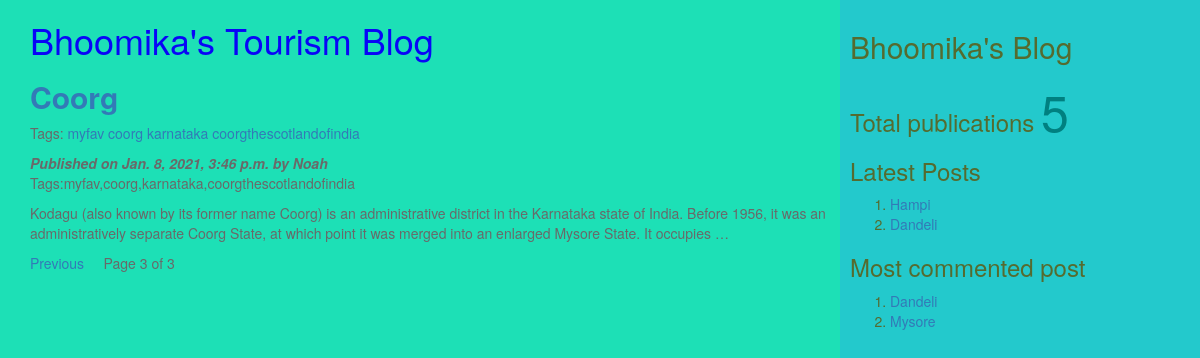
/?page=3, run on the app's committed database.
### myApp/models.py (models this page shows, shortened)
class Post(models.Model):
    tags=TaggableManager()
    STATUS_CHOICE=(('draft','Draft'),('published','Published'))
    title=models.CharField(max_length=200)
    slug=models.SlugField(max_length=50,unique_for_date='publish')
    author=models.ForeignKey(User,related_name='blog_posts',on_delete=models.CASCADE)
    body=models.TextField()
    publish=models.DateTimeField(default=timezone.now)
    created=models.DateTimeField(auto_now_add=True)
    updates=models.DateTimeField(auto_now=True)
    status=models.CharField(max_length=20,choices=STATUS_CHOICE,default='draft')
    objects=CustomManager()
    class Meta:
        ordering=('-publish',)
    def get_absolute_url(self):
        return reverse('post_detail',args=[self.publish.year,self.publish.strftime('%m'),self.publish.strftime('%d'),self.slug])

### myApp/views.py (the view)
# urls.py: url(r'^$',views.post_list_view),
def post_list_view(request,tag_slug=None):
    post_list=Post.objects.all()
    tag=None
    if tag_slug:
        tag=get_object_or_404(Tag,slug=tag_slug) #provided slug
        post_list=post_list.filter(tags__in=[tag])
    paginator=Paginator(post_list,2) #step1
    page_number=request.GET.get('page') #step2
    try:
        post_list=paginator.page(page_number) #step2
    except PageNotAnInteger:
        post_list=paginator.page(1) #step3
    except EmptyPage:
        post_list=paginator.page(paginator.num_pages) #step4
    d={'post_list':post_list,'tag':tag}
    return render(request,'myApp/post_list.html',d)

### myApp/models.py (called while the page is built)
    def get_queryset(self):
        return super().get_queryset().filter(status='published')

### myApp/templatetags/mytags.py (called while the page is built)
@register.simple_tag
def total_posts():
    return Post.objects.count()

@register.inclusion_tag('myApp/latest_post.html')
def show_latest_posts(count=3):
    latest_posts=Post.objects.order_by('-publish')[:count]
    return {'latest_posts':latest_posts}

@register.simple_tag
def get_most_commented_posts(count=2):
    return Post.objects.annotate(total_comments=Count('comments')).order_by('-total_comments')[:count]

### templates/myApp/post_list.html (shortened to what this page needs)
<html>
    {%extends 'myApp/parent.html'%}
        {%block content_block%}
        <h1 style="color:0905f7">Bhoomika's Tourism Blog</h1>
        {%for post in post_list%}
        <a href="{{post.get_absolute_url}}"><h2><b>{{post.title}}</b></h2></a>
        <p>Tags:
            {%for t in post.tags.all%}
            <a href="{%url "post_list_by_tag_name" t.slug%}">{{t.name}}</a>
            {%endfor%}
        </p>
        <i><b>Published on {{post.publish}} by {{post.author|title}}</body></b></i>
        <p>Tags:{{post.tags.all|join:','}}</p>
        {{post.body|truncatewords:40|linebreaks}}
        {%endfor%}
        {%include 'myApp/pagination.html' with page=post_list%}
        {%endblock%}

### templates/myApp/parent.html (shortened to what this page needs)
<html>
{%load mytags%}
    <head>
        <link rel="stylesheet" href="https://maxcdn.bootstrapcdn.com/bootstrap/3.3.7/css/bootstrap.min.css">
    </head>
    <body>
        <div class="content" style="width:70%;float:left;background-color:1de0b6;color:dimgrey;height:300%;padding:0 0 0 30px">
            {%block content_block%}
            {%endblock%}
        <div class="sidebar" style="width:30%;float:right;background-color:23c9cc;color:darkolivegreen;height:300%;padding:10px">
            <h2>Bhoomika's Blog</h2>
            <h3>Total publications
                <span style="color:teal;font-size:50px">
                    {%total_posts%}</span>
                    <h3>Latest Posts</h3>
                    {% show_latest_posts 2 %}
                    <h3>Most commented post</h3>
                    {% get_most_commented_posts as m%}
                    <ol>
                        {%for post in m%}
                        <li><a href="{{post.get_absolute_url}}">{{post.title}}</a></li>
                        {%endfor%}
                    </ol>
            </h3>
        </div>
    </body>
</html>

### templates/myApp/latest_post.html
<!DOCTYPE html>
<html lang="en" dir="ltr">
<body>
    <ol>
    {%for post in latest_posts%}
    <li><a href="{{post.get_absolute_url}}">{{post.title}}</a></li>
    {%endfor%}
    </ol>
</body>
</html>

### data on the page
Post: title "Coorg", publish "Jan. 8, 2021, 3:46 p.m.", author "Noah", tags.all "myfav,coorg,karnataka,coorgthescotlandofindia", body "Kodagu (also known by its former name Coorg) is an administrative district in the Karnataka state of India. Before 1956, it was an administratively separate Coorg State, at which point it was merged into an enlarged Mysore State. It occupies …"
Tag: name "myfav"
Tag: name "coorg"
Tag: name "karnataka"
Tag: name "coorgthescotlandofindia"
Post: title "Hampi"
Post: title "Dandeli"
Post: title "Mysore"

### other printed values
{{ page.number }} "3"
{{ page.paginator.num_pages }} "3"
